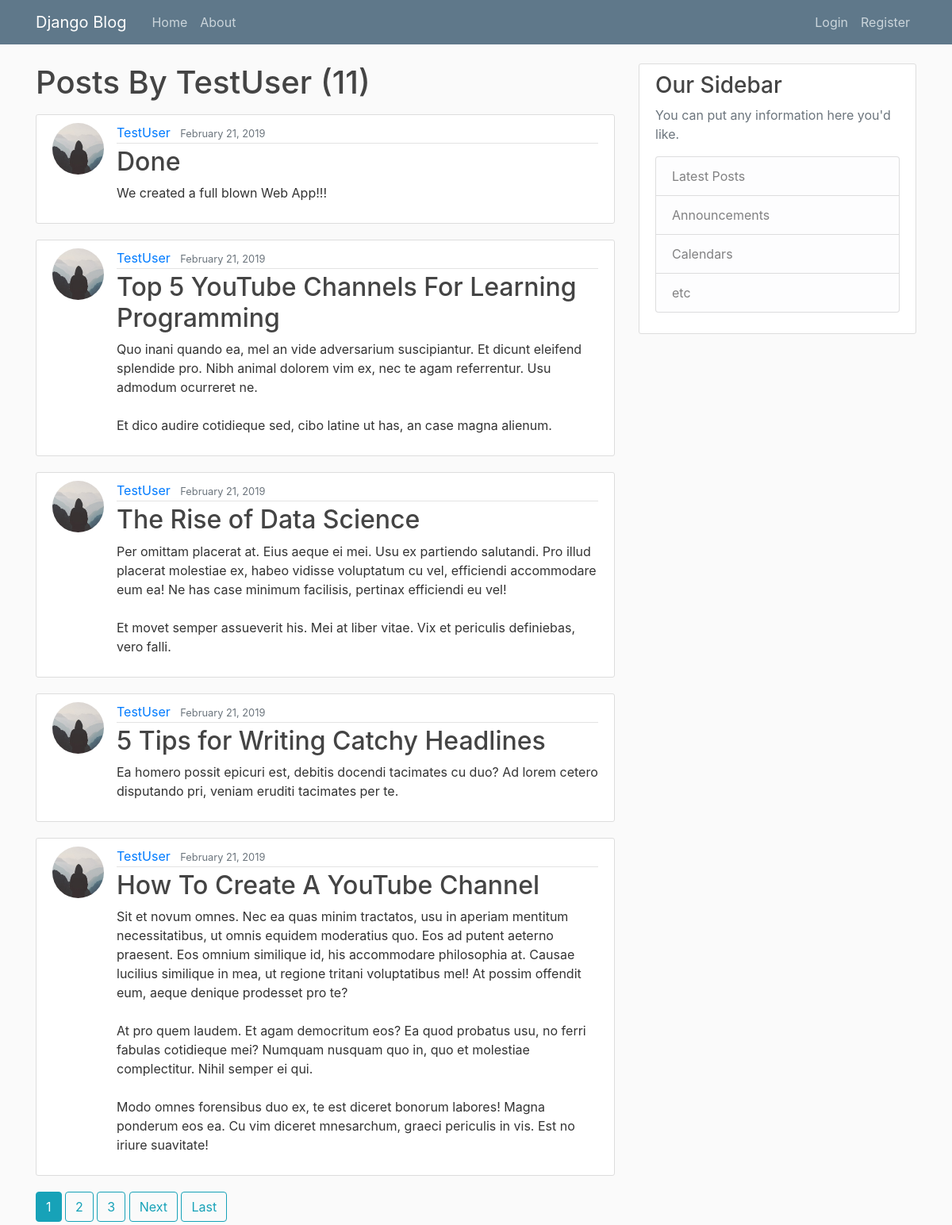
Page /user/TestUser on the committed database.
### blog/models.py (models this page shows, shortened)
class Post(models.Model):
    title = models.CharField(max_length = 100)
    content = models.TextField()
    date_posted = models.DateTimeField(default=timezone.now)
    author = models.ForeignKey(User, on_delete=models.CASCADE)

### users/models.py (models this page shows, shortened)
class Profile(models.Model):
    user = models.OneToOneField(User, on_delete = models.CASCADE)
    image = models.ImageField(default='default.jpg', upload_to = 'profile_pics')

### blog/views.py (the view)
# urls.py: path('user/<str:username>',  UserPostListView.as_view(), name='user-posts'),
class UserPostListView(ListView):
    model = Post
    template_name = 'blog/user_posts.html'
    context_object_name = 'posts'
    paginate_by = 5
    def get_queryset(self):
        user = get_object_or_404(User, username=self.kwargs.get('username'))
        return Post.objects.filter(author=user).order_by('-date_posted')

### blog/templates/blog/user_posts.html (shortened to what this page needs)
{% extends "blog/base.html" %}
{% block content %}
    <h1 class="mb-3">Posts By {{ view.kwargs.username }} ({{ page_obj.paginator.count }})</h1>
    {% for post in posts %}
        <article class="media content-section">
            <img class="rounded-circle article-img" src="{{ post.author.profile.image.url }}">
          <div class="media-body">
            <div class="article-metadata">
              <a class="mr-2" href="{% url 'user-posts' post.author.username %}">{{ post.author }}</a>
              <small class="text-muted">{{ post.date_posted|date:"F d, Y" }}</small>
            </div>
            <h2><a class="article-title" href="{% url 'post-detail' post.id %}">{{ post.title }}</a></h2>
            <p class="article-content">{{ post.content }}</p>
          </div>
        </article>
    {% endfor %}
    {% if is_paginated %}
        {% for num in page_obj.paginator.page_range %}
            {% if page_obj.number == num %}
                <a class="btn btn-info mb-1" href="?page={{ num }}">{{ num }}</a>
            {% elif num > page_obj.number|add:'-3' and num < page_obj.number|add:'3' %}
                <a class="btn btn-outline-info mb-1" href="?page={{ num }}">{{ num }}</a>
            {% endif %}
        {% endfor %}
        {% if page_obj.has_next %}
            <a class="btn btn-outline-info mb-1" href="?page={{ page_obj.next_page_number }}">Next</a>
            <a class="btn btn-outline-info mb-1" href="?page={{ page_obj.paginator.num_pages }}">Last</a>
        {% endif %}
    {% endif %}
{% endblock content%}

### blog/static/blog/main.css (style rules this page uses)
h1, h2, h3, h4, h5, h6 { color: #444444; }
.content-section { background: #ffffff; padding: 10px 20px; border: 1px solid #dddddd; border-radius: 3px; margin-bottom: 20px; }
.article-title { color: #444444; }
.article-content { white-space: pre-line; }
.article-img { height: 65px; width: 65px; margin-right: 16px; }
.article-metadata { padding-bottom: 1px; margin-bottom: 4px; border-bottom: 1px solid #e3e3e3 }

### rows in the picture
Post: author.profile.image (placeholder picture), author "TestUser", date_posted "February 21, 2019", title "Done", content "We created a full blown Web App!!!"
Post: author.profile.image (placeholder picture), author "TestUser", date_posted "February 21, 2019", title "Top 5 YouTube Channels For Learning Programming", content "Quo inani quando ea, mel an vide adversarium suscipiantur. Et dicunt eleifend splendide pro. Nibh animal dolorem vim ex, nec te agam referrentur. Usu admodum ocurreret ne. Et dico audire cotidieque sed, cibo latine ut has, an case magna alienum."
Post: author.profile.image (placeholder picture), author "TestUser", date_posted "February 21, 2019", title "The Rise of Data Science", content "Per omittam placerat at. Eius aeque ei mei. Usu ex partiendo salutandi. Pro illud placerat molestiae ex, habeo vidisse voluptatum cu vel, efficiendi accommodare eum ea! Ne has case minimum facilisis, pertinax efficiendi eu vel! Et movet semper assueverit his. Mei at liber vitae. Vix et periculis definiebas, vero falli."
Post: author.profile.image (placeholder picture), author "TestUser", date_posted "February 21, 2019", title "5 Tips for Writing Catchy Headlines", content "Ea homero possit epicuri est, debitis docendi tacimates cu duo? Ad lorem cetero disputando pri, veniam eruditi tacimates per te."
Post: author.profile.image (placeholder picture), author "TestUser", date_posted "February 21, 2019", title "How To Create A YouTube Channel", content "Sit et novum omnes. Nec ea quas minim tractatos, usu in aperiam mentitum necessitatibus, ut omnis equidem moderatius quo. Eos ad putent aeterno praesent. Eos omnium similique id, his accommodare philosophia at. Causae lucilius similique in mea, ut regione tritani voluptatibus mel! At possim offendit eum, aeque denique prodesset pro te? At pro quem laudem. Et agam democritum eos? Ea quod probatus usu, no ferri fabulas cotidieque mei? Numquam nusquam quo in, quo et molestiae complectitur. Nihil semper ei qui. Modo omnes forensibus duo ex, te est diceret bonorum labores! Magna ponderum eos ea. Cu vim diceret mnesarchum, graeci periculis in vis. Est no iriure suavitate!"

### other values in the picture
{{ view.kwargs.username }} "TestUser"
{{ page_obj.paginator.count }} "11"
{{ num }} "1"
{{ num }} "2" "3"
